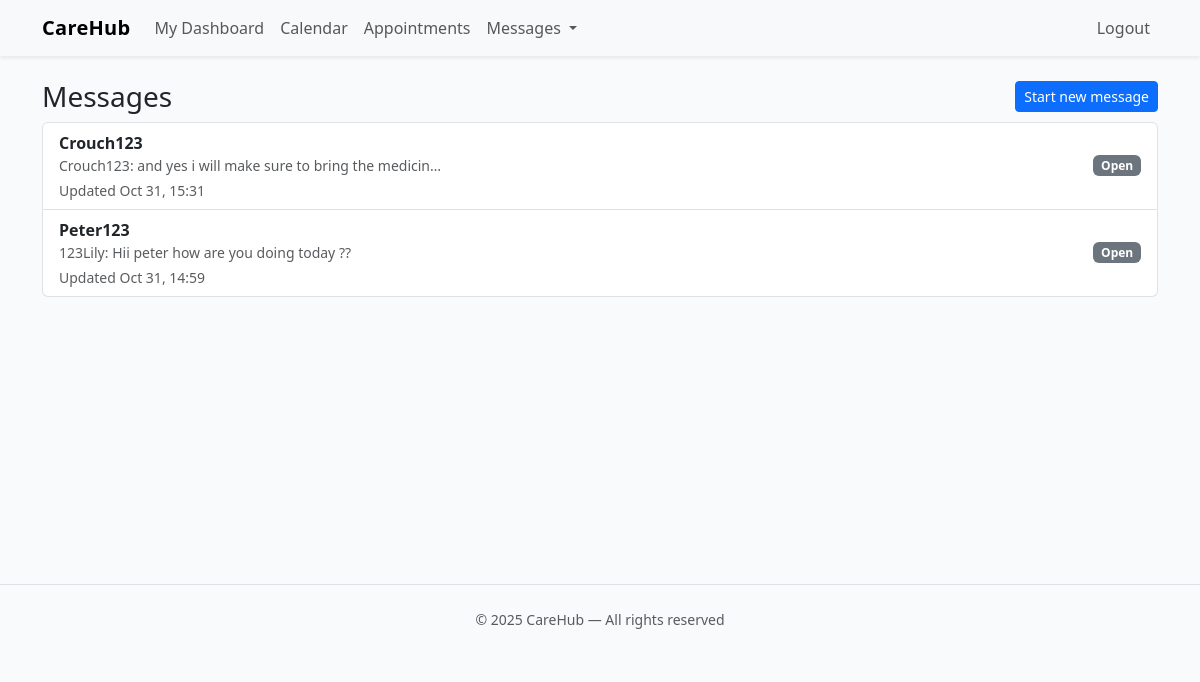
Page /messages/ (signed in) on the committed database.
### core/models.py (models this page shows, shortened)
class Conversation(models.Model):
    id = models.UUIDField(primary_key=True, default=uuid.uuid4, editable=False)
    physician = models.ForeignKey(
        settings.AUTH_USER_MODEL, on_delete=models.CASCADE, related_name="conversations_as_physician"
    )
    patient = models.ForeignKey(
        settings.AUTH_USER_MODEL, on_delete=models.CASCADE, related_name="conversations_as_patient"
    )
    created_at = models.DateTimeField(auto_now_add=True)
    updated_at = models.DateTimeField(auto_now=True)  # helps sort inbox by recent activity
    class Meta:
        unique_together = ("physician", "patient")
        indexes = [
            models.Index(fields=["physician", "patient"]),
            models.Index(fields=["updated_at"]),
        ]

class User(AbstractUser):
    class Roles(models.TextChoices):
        PATIENT = "PATIENT", "Patient"
        PHYSICIAN = "PHYSICIAN", "Physician"
    id = models.UUIDField(primary_key=True, default=uuid.uuid4, editable=False)
    role = models.CharField(max_length=20, choices=Roles.choices, default=Roles.PATIENT)

class Message(models.Model):
    id = models.UUIDField(primary_key=True, default=uuid.uuid4, editable=False)
    conversation = models.ForeignKey(
        Conversation, on_delete=models.CASCADE, related_name="messages"
    )
    sender = models.ForeignKey(
        settings.AUTH_USER_MODEL, on_delete=models.CASCADE, related_name="sent_messages"
    )
    body = models.TextField(blank=True)
    attachment = models.FileField(upload_to="chat_attachments/", null=True, blank=True)
    created_at = models.DateTimeField(auto_now_add=True)
    is_read = models.BooleanField(default=False)
    class Meta:
        ordering = ["created_at"]
        indexes = [
            models.Index(fields=["conversation", "created_at"]),
        ]

### core/views.py (the view)
# urls.py: path("messages/",                        chat_inbox,            name="chat_inbox"),
@login_required
def chat_inbox(request):
    convos = Conversation.objects.filter(
        Q(patient=request.user) | Q(physician=request.user)
    ).order_by("-updated_at")
    return render(request, "messaging/inbox.html", {"conversations": convos})

### templates/messaging/inbox.html (shortened to what this page needs)
{% extends "base.html" %}
{% block content %}
<div class="d-flex align-items-center justify-content-between mb-2">
  <h3 class="mb-0">Messages</h3>
  <a class="btn btn-primary btn-sm" href="{% url 'chat_new' %}">Start new message</a>
</div>
{% if conversations and conversations|length %}
  <div class="list-group">
    {% for c in conversations %}
      <a class="list-group-item list-group-item-action d-flex justify-content-between align-items-center"
         href="{% url 'chat_thread' c.pk %}">
        <div class="me-3">
          <div class="fw-semibold">
            {% if user.id == c.patient_id %}
              Dr. {{ c.physician.username }}
            {% else %}
              {{ c.patient.username }}
            {% endif %}
          </div>
          {% with last=c.messages.last %}
            {% if last %}
              <div class="small text-muted text-truncate" style="max-width:48ch;">
                {{ last.sender.username }}: {{ last.body|default:"(attachment)" }}
              </div>
            {% endif %}
          {% endwith %}
          <small class="text-muted d-block mt-1">Updated {{ c.updated_at|date:"M d, H:i" }}</small>
        </div>
        <span class="badge bg-secondary">Open</span>
      </a>
    {% endfor %}
  </div>
{% else %}
  <div class="alert alert-light border d-flex align-items-center justify-content-between">
    <span class="text-muted">No conversations yet.</span>
    <a class="btn btn-outline-primary btn-sm" href="{% url 'chat_new' %}">Start a message</a>
  </div>
{% endif %}
{% endblock %}

### templates/base.html (style rules this page uses)
body { background-color: #f8fafc; }

### rows in the picture
Conversation: patient.username "Crouch123", messages.last.sender.username "Crouch123", messages.last.body "and yes i will make sure to bring the medicin…", updated_at "Oct 31, 15:31"
Conversation: patient.username "Peter123", messages.last.sender.username "123Lily", messages.last.body "Hii peter how are you doing today ??", updated_at "Oct 31, 14:59"
